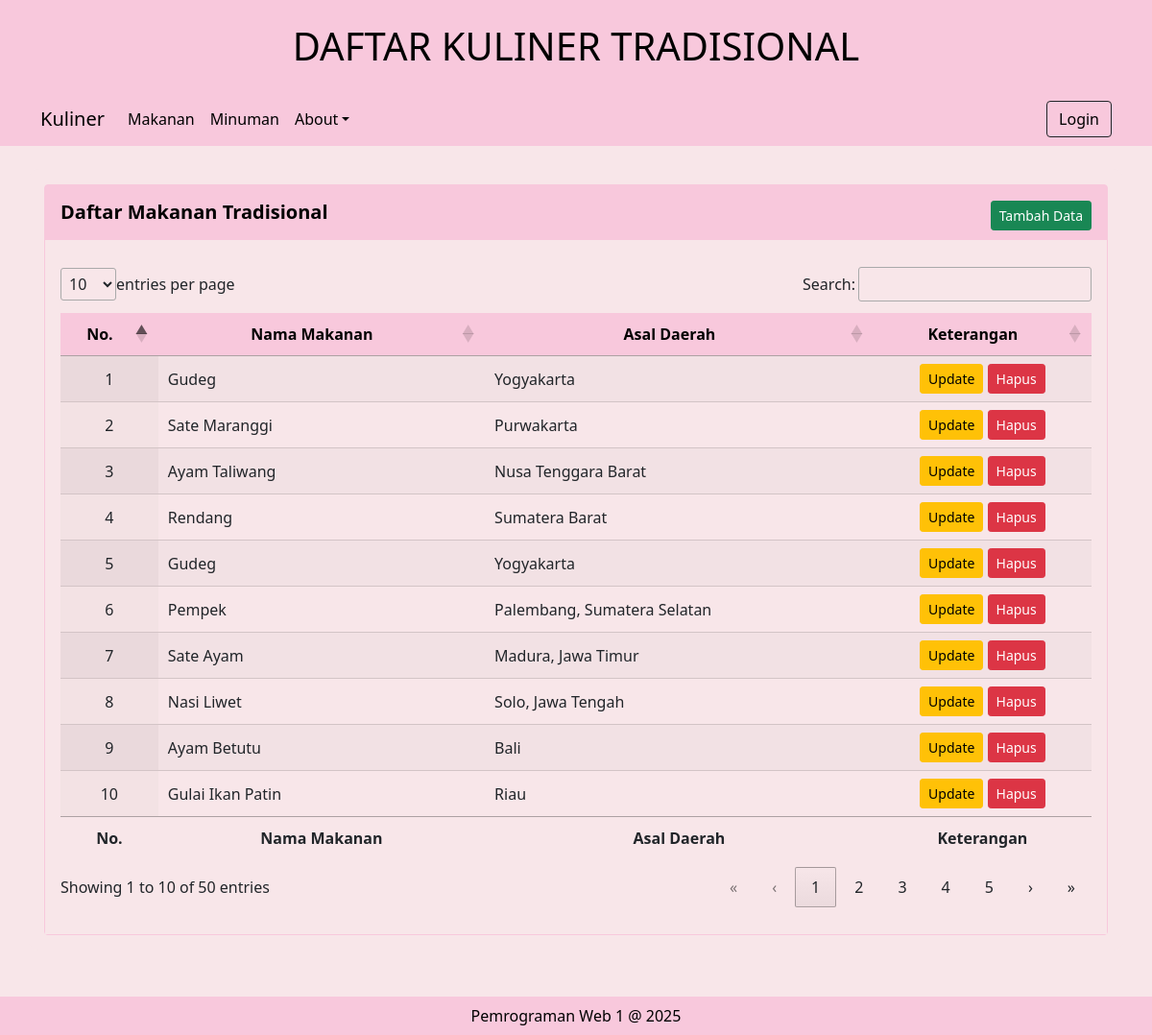
/?page=makanan, run on the app's committed database.
### tables this page shows
CREATE TABLE `tbl_makanan` (
  `id_makanan` int(11) NOT NULL,
  `nama_makanan` varchar(100) NOT NULL,
  `daerah_makanan` varchar(100) NOT NULL,
  `foto_makanan` blob DEFAULT NULL,
  `Keterangan` varchar(255) DEFAULT NULL
);

### views/makananView.php (the view)
<div class="card card-primary card-outline" style="background-color: #f8c8dc; border-color: #f8c8dc;">
    <div class="card-header" style="background-color: #f8c8dc; border-color: #f8c8dc;">
        <h5 class="float-start mt-2 fw-bold" style="color: black;">Daftar Makanan Tradisional</h5>
        <div class="float-end mt-2">
            <a title="Tambah data" href="?page=makananAdd" class="btn btn-sm btn-success">Tambah Data</a>
        </div>
    </div>
    <div class="card-body" style="background-color: #f8e6e9;">
        <table id="example" class="display" style="width: 100%;">
            <thead>
                <tr>
                    <th class="text-center">No.</th>
                    <th class="text-center">Nama Makanan</th>
                    <th class="text-center">Asal Daerah</th>
                    <th class="text-center">Keterangan</th>
                </tr>
            </thead>
            <tbody>
                <tr>
                    <?php
                    $query = "SELECT * FROM tbl_makanan ORDER BY id_makanan ASC";
                    $sql = mysqli_query($conn, $query);
                    $nomor = 1;
                    foreach ($sql as $val) {
                    ?>
                    <td class="text-center"><?= $nomor++; ?></td>
                    <td><?= $val['nama_makanan']; ?></td>
                    <td><?= $val['daerah_makanan']; ?></td>
                    <td class="text-center">
                        <a href="?page=makananUpdate&id=<?= $val['id_makanan'];?>" class="btn btn-sm btn-warning">Update</a>
                        <a href="?page=makananDelete&id=<?= $val['id_makanan'];?>" class="btn btn-sm btn-danger" onclick="return confirm('Yakin ingin menghapus data ini ?');">Hapus</a>
                    </td>
                </tr>
                <?php
                }
                ?>
            </tbody>
            <tfoot>
                <tr>
                    <th class="text-center">No.</th>
                    <th class="text-center">Nama Makanan</th>
                    <th class="text-center">Asal Daerah</th>
                    <th class="text-center">Keterangan</th>
                </tr>
            </tfoot>
        </table>
    </div>
</div>

### includes/pageHeader.php (shortened to what this page needs)
<!DOCTYPE html>
<html lang="en">
<head>
    <link rel="stylesheet" href="assets/css/bootstrap.min.css">
    <link rel="stylesheet" href="assets/DataTables/datatables.css">
    <link rel="stylesheet" href="https://cdn.datatables.net/2.1.8/css/dataTables.bootstrap5.min.css">
</head>
<body>

### index.php
<?php require "includes/pageHeader.php" ?>
<header>
    <h1 class="text-center p-4 m-0" style="background-color: #f8c8dc; color: black;">DAFTAR KULINER TRADISIONAL</h1>
</header>
<?php require "includes/navbar.php" ?>
<div class="container mt-4 mb-5 p-3" style="background-color: #f8e6e9; border-radius: 10px;">
    <?php require "includes/konten.php" ?>
</div>
<footer>
    <div class="text-center p-2" style="background-color: #f8c8dc; color: black;">
        Pemrograman Web 1 @ <?= date("Y") ?>
    </div>
</footer>
<?php require "includes/pageFooter.php" ?>

### includes/navbar.php (shortened to what this page needs)
<nav class="navbar navbar-expand-md navbar-light" style="background-color: #f8c8dc;">
    <div class="container">
        <a class="navbar-brand" href="?page=home" style="color: black;">Kuliner</a>
        <div class="collapse navbar-collapse" id="navbarSupportedContent">
            <ul class="navbar-nav me-auto mb-2 mb-lg-0">
                <li class="nav-item">
                    <a class="nav-link" href="?page=makanan" style="color: black;">Makanan</a>
                </li>
                <li class="nav-item">
                    <a class="nav-link" href="?page=minuman" style="color: black;">Minuman</a>
                </li>
                <li class="nav-item dropdown">
                    <a class="nav-link dropdown-toggle" href="#" role="button" data-bs-toggle="dropdown" aria-expanded="false" style="color: black;">About</a>
                </li>
            </ul>
            <ul class="navbar-nav ms-auto mb-2 mb-lg-0">
                <li><a class="btn btn-outline-dark" href="?page=login" style="color: black;">Login</a></li>
            </ul>
        </div>
    </div>
</nav>

### includes/konten.php (shortened to what this page needs)
<?php
if (isset($_GET['page'])) {
    $page = $_GET['page'];
    switch ($page) {
        case 'makanan' :
            include "views/makananView.php";
            break;
    }
} else {
    include "views/home.php";
}

### includes/pageFooter.php (shortened to what this page needs)
</body>
</html>

### assets/DataTables/datatables.css (style rules this page uses)
:root { --dt-row-selected: 13, 110, 253; --dt-row-selected-text: 255, 255, 255; --dt-row-selected-link: 9, 10, 11; --dt-row-stripe: 0, 0, 0; --dt-row-hover: 0, 0, 0; --dt-column-ordering: 0, 0, 0; --dt-html-background: white; }
table.dataTable thead > tr > th.dt-orderable-asc, table.dataTable thead > tr > th.dt-orderable-desc, table.dataTable thead > tr > th.dt-ordering-asc, table.dataTable thead > tr > th.dt-ordering-desc, table.dataTable thead > tr > td.dt-orderable-asc, table.dataTable thead > tr > td.dt-orderable-desc, table.dataTable thead > tr > td.dt-ordering-asc, table.dataTable thead > tr > td.dt-ordering-desc { position: relative; padding-right: 30px; }
table.dataTable thead > tr > th.dt-orderable-asc, table.dataTable thead > tr > th.dt-orderable-desc, table.dataTable thead > tr > td.dt-orderable-asc, table.dataTable thead > tr > td.dt-orderable-desc { cursor: pointer; }
table.dataTable th, table.dataTable td { box-sizing: border-box; }
table.dataTable th.dt-type-numeric, table.dataTable th.dt-type-date, table.dataTable td.dt-type-numeric, table.dataTable td.dt-type-date { text-align: right; }
table.dataTable thead th, table.dataTable thead td, table.dataTable tfoot th, table.dataTable tfoot td { text-align: left; }
table.dataTable { width: 100%; margin: 0 auto; border-spacing: 0; }
table.dataTable thead th, table.dataTable tfoot th { font-weight: bold; }
table.dataTable > thead > tr > th, table.dataTable > thead > tr > td { padding: 10px; border-bottom: 1px solid rgba(0, 0, 0, 0.3); }
table.dataTable > tfoot > tr > th, table.dataTable > tfoot > tr > td { border-top: 1px solid rgba(0, 0, 0, 0.3); padding: 10px 10px 6px 10px; }
table.dataTable > tbody > tr { background-color: transparent; }
table.dataTable > tbody > tr:first-child > * { border-top: none; }
table.dataTable > tbody > tr:last-child > * { border-bottom: none; }
table.dataTable > tbody > tr > th, table.dataTable > tbody > tr > td { padding: 8px 10px; }
table.dataTable.row-border > tbody > tr > *, table.dataTable.display > tbody > tr > * { border-top: 1px solid rgba(0, 0, 0, 0.15); }
table.dataTable.row-border > tbody > tr:first-child > *, table.dataTable.display > tbody > tr:first-child > * { border-top: none; }
table.dataTable.stripe > tbody > tr:nth-child(odd) > *, table.dataTable.display > tbody > tr:nth-child(odd) > * { box-shadow: inset 0 0 0 9999px rgba(0, 0, 0, 0.023); box-shadow: inset 0 0 0 9999px rgba(var(--dt-row-stripe), 0.023); }
table.dataTable.order-column > tbody tr > .sorting_1, table.dataTable.order-column > tbody tr > .sorting_2, table.dataTable.order-column > tbody tr > .sorting_3, table.dataTable.display > tbody tr > .sorting_1, table.dataTable.display > tbody tr > .sorting_2, table.dataTable.display > tbody tr > .sorting_3 { box-shadow: inset 0 0 0 9999px rgba(0, 0, 0, 0.019); box-shadow: inset 0 0 0 9999px rgba(var(--dt-column-ordering), 0.019); }
table.dataTable.display > tbody > tr:nth-child(odd) > .sorting_1, table.dataTable.order-column.stripe > tbody > tr:nth-child(odd) > .sorting_1 { box-shadow: inset 0 0 0 9999px rgba(0, 0, 0, 0.054); box-shadow: inset 0 0 0 9999px rgba(var(--dt-column-ordering), 0.054); }
div.dt-container div.dt-layout-full > *:only-child { margin-left: auto; margin-right: auto; }

### includes/pageFooter.php (style rules this page uses)
body { background-color: #f8e6e9; }
table.dataTable thead { background-color: #f8c8dc; color: black; }

### data on the page
tbl_makanan: nama_makanan "Gudeg", daerah_makanan "Yogyakarta"
tbl_makanan: nama_makanan "Sate Maranggi", daerah_makanan "Purwakarta"
tbl_makanan: nama_makanan "Ayam Taliwang", daerah_makanan "Nusa Tenggara Barat"
tbl_makanan: nama_makanan "Rendang", daerah_makanan "Sumatera Barat"
tbl_makanan: nama_makanan "Gudeg", daerah_makanan "Yogyakarta"
tbl_makanan: nama_makanan "Pempek", daerah_makanan "Palembang, Sumatera Selatan"
tbl_makanan: nama_makanan "Sate Ayam", daerah_makanan "Madura, Jawa Timur"
tbl_makanan: nama_makanan "Nasi Liwet", daerah_makanan "Solo, Jawa Tengah"
tbl_makanan: nama_makanan "Ayam Betutu", daerah_makanan "Bali"
tbl_makanan: nama_makanan "Gulai Ikan Patin", daerah_makanan "Riau"
